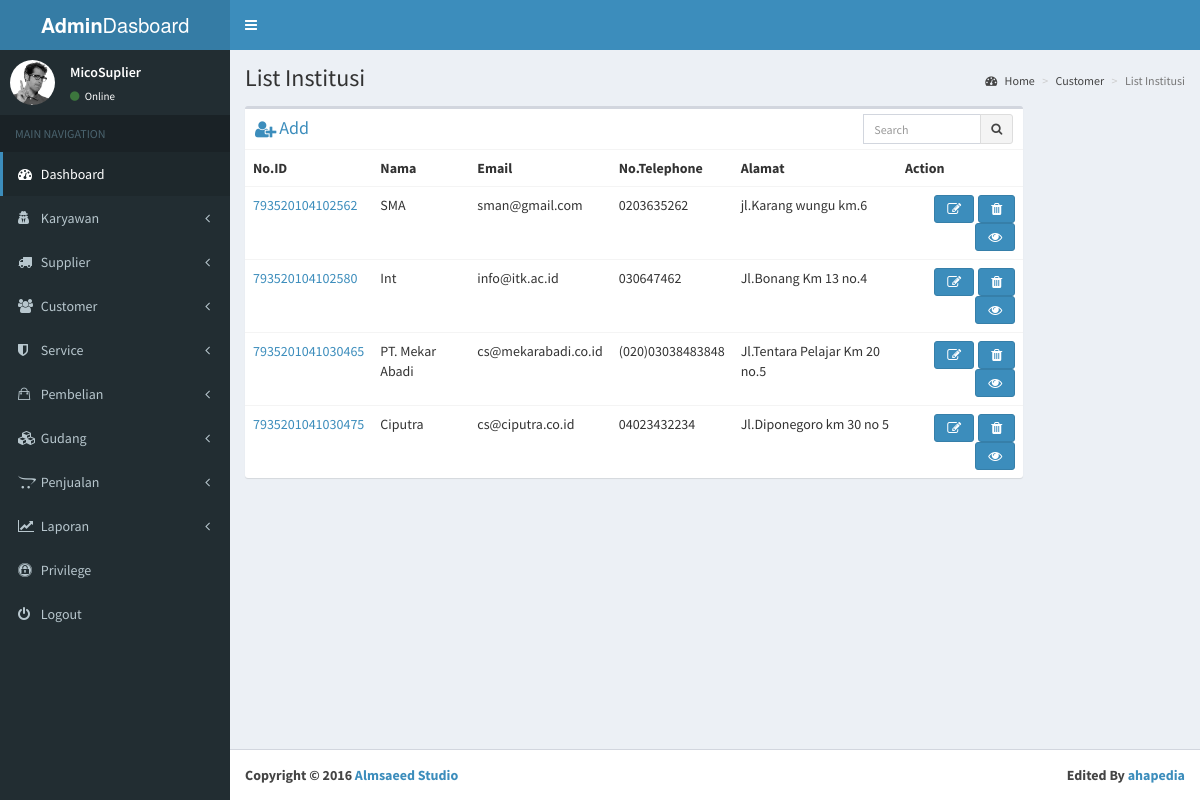
The app's page /index.php/admin/listInstitusi with its own data.
### tables this page shows
CREATE TABLE `institusi` (
  `id_institusi` varchar(100) NOT NULL,
  `nama_institusi` varchar(300) NOT NULL,
  `alamat_institusi` varchar(500) NOT NULL,
  `telephone_institusi` varchar(30) NOT NULL,
  `email` varchar(200) NOT NULL,
  `tgl_registrasi` date NOT NULL
);

### application/controllers/Admin.php (called while the page is built, shortened)
<?php
class Admin extends CI_Controller {
	public function listInstitusi()
	{
		$this->load->model('customer');
		$data['isi']=$this->customer->list_institusi();
		$this->load->view('dasboard/head');
		$this->load->view('dasboard/header');
		$this->load->view('dasboard/sidebar');
		$this->load->view('dasboard/listInstitusi',$data);
		$this->load->view('dasboard/footer');
	}
}

### index.php (called while the page is built, shortened)
<?php
require_once BASEPATH.'core/CodeIgniter.php';

### application/models/customer.php (called while the page is built, shortened)
<?php class Customer extends CI_Model {
	public function list_institusi(){
		$this->db->reconnect();
			$query = $this->db->query("CALL sp_list_institusi()");
			if ($query->num_rows() > 0)
			{
			foreach ($query->result() as $row)
			{
					$hasil[] = $row;
			}
			return $hasil;
			}
			else{
				return 0;
			}
	}
}
?>

### application/views/dasboard/listInstitusi.php (the view, shortened to what this page needs)
 <div class="content-wrapper">
   <section class="content-header">
     <h1>
       List Institusi
     </h1>
     <ol class="breadcrumb">
       <li><a href="#"><i class="fa fa-dashboard"></i> Home</a></li>
       <li><a href="#">Customer</a></li>
       <li class="active">List Institusi</li>
     </ol>
   </section>
   <section class="content">
     <div class="row">
       <div class="col-xs-12 col-lg-10">
         <div class="box">
           <div class="box-header">
            <a href="<?php echo base_url() ?>admin/addInstitusi"><i class="fa fa-user-plus fa-lg"></i> <strong><h2 class="box-title">Add</h2></strong></a>
             <div class="box-tools">
              <form method="post" action="<?php echo base_url() ?>admin/cariPetugas" enctype="multipart/form-data">
               <div class="input-group" style="width: 150px;">
                 <input type="text" name="cari" class="form-control input-sm pull-right" placeholder="Search">
                 <div class="input-group-btn">
                   <button class="btn btn-sm btn-default"><i class="fa fa-search"></i></button>
                 </div>
               </div>
 </form>
             </div>
           </div>
           <div class="box-body table-responsive no-padding">
             <table class="table table-hover">
               <tr>
                 <th>No.ID</th>
                 <th>Nama</th>
                 <th>Email</th>
                 <th>No.Telephone</th>
                 <th>Alamat</th>
  <th>Action</th>
               </tr>
<?php
		if(!empty($isi)){
		foreach($isi as $baris){ ?>
               <tr>
                 <td><a href="<?php echo base_url(),"admin/viewInstitusi/",$baris->id_institusi?>"><?php echo $baris->id_institusi?></a></td>
                 <td><?php echo $baris->nama_institusi?></td>
                 <td><?php echo $baris->email?></td>
                 <td><?php echo $baris->telephone_institusi?></td>
                 <td><?php echo $baris->alamat_institusi?></td>
  <td>
   <div class="btn-group btn-group-lg">
   <a href="<?php echo base_url(),"admin/deleteInstitusi/",$baris->id_institusi?>"><li class="fa  fa-trash btn btn-primary pull-right" data-toggle="tooltip" data-placement="top" title="Delete"></li></a>
	<a style="cursor: pointer;" data-toggle="modal" data-target="#myModal<?php echo $baris->id_institusi ?>"><li class="fa fa-pencil-square-o btn btn-primary pull-right " data-toggle="tooltip" data-placement="top" title="Edit"></li></a>
	<a href="<?php echo base_url(),"admin/viewInstitusi/",$baris->id_institusi?>"><li class="fa fa-eye btn btn-primary pull-right" data-toggle="tooltip" data-placement="top" title="View"></li></a>
	</div>
</td>
               </tr>
<?php }}
			else{
				echo "Belum ada data Petugas";
			}
		?>
             </table>
           </div>
         </div>
       </div>
     </div>
   </section>
 </div>

### records on screen
institusi: id_institusi "793520104102562", nama_institusi "SMA", email "sman@gmail.com", telephone_institusi "0203635262", alamat_institusi "jl.Karang wungu km.6"
institusi: id_institusi "793520104102580", nama_institusi "Int", email "info@itk.ac.id", telephone_institusi "030647462", alamat_institusi "Jl.Bonang Km 13 no.4"
institusi: id_institusi "7935201041030465", nama_institusi "PT. Mekar Abadi", email "cs@mekarabadi.co.id", telephone_institusi "(020)03038483848", alamat_institusi "Jl.Tentara Pelajar Km 20 no.5"
institusi: id_institusi "7935201041030475", nama_institusi "Ciputra", email "cs@ciputra.co.id", telephone_institusi "04023432234", alamat_institusi "Jl.Diponegoro km 30 no 5"
